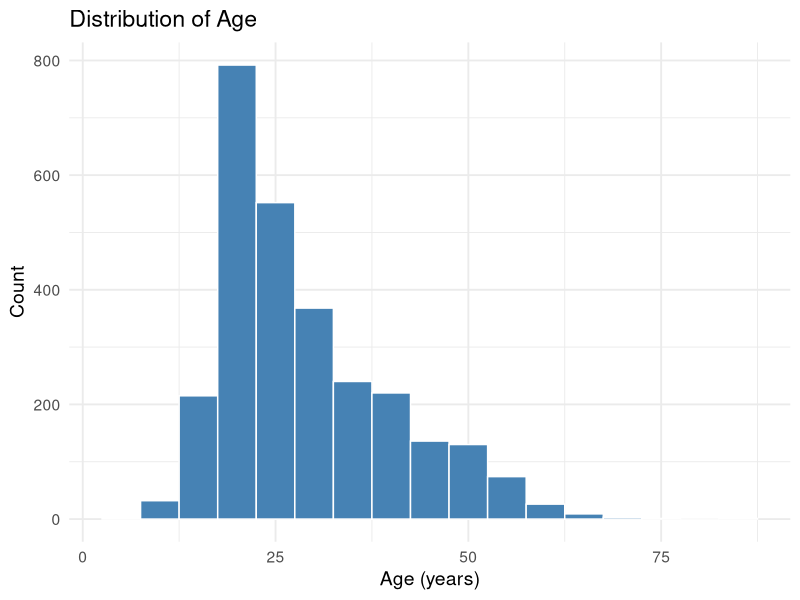
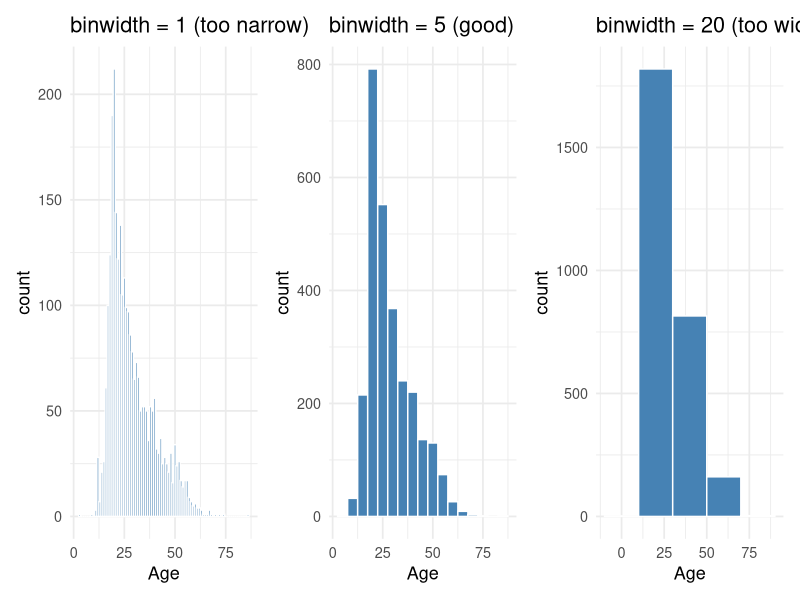
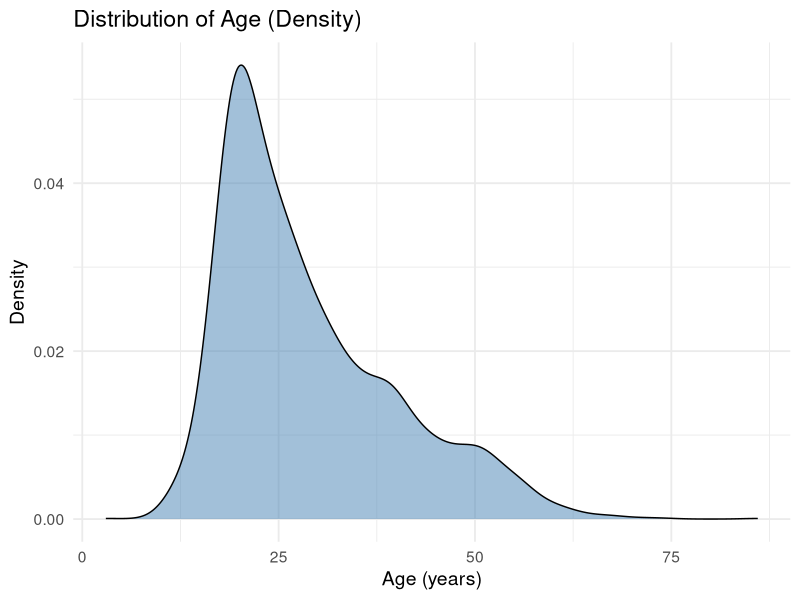
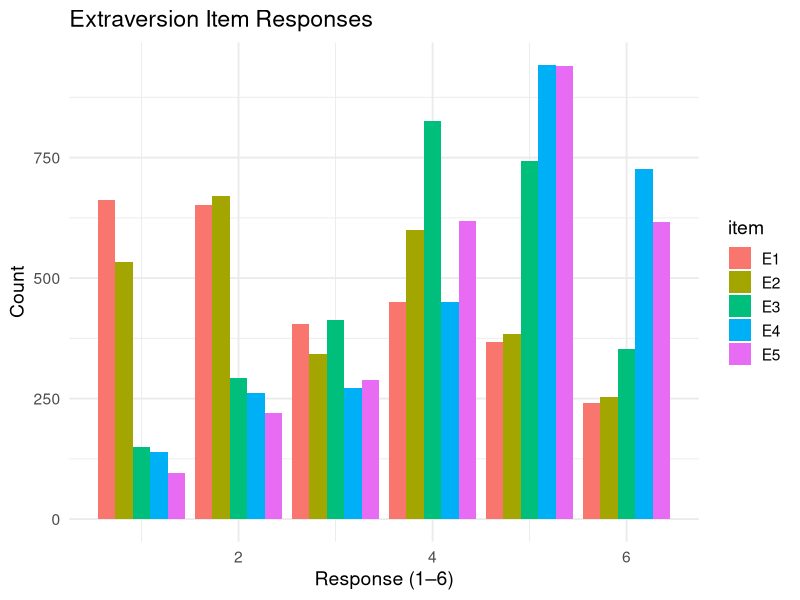
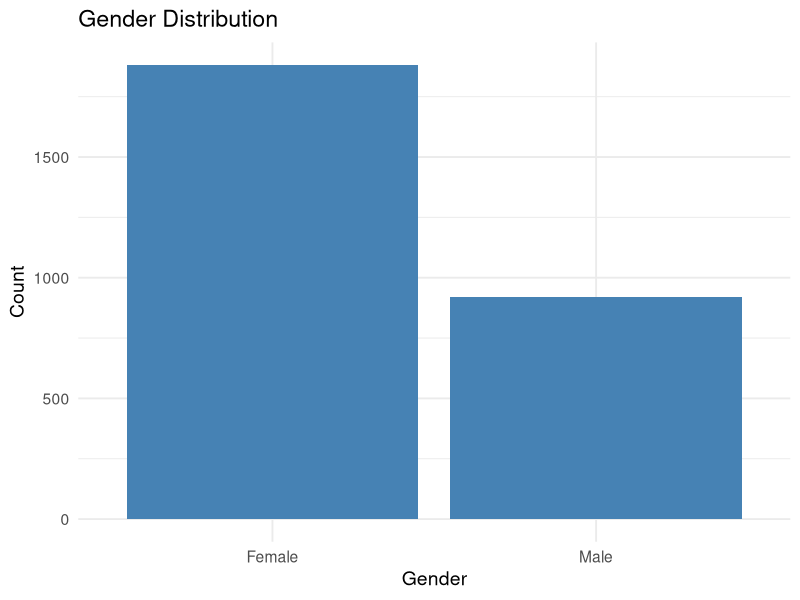
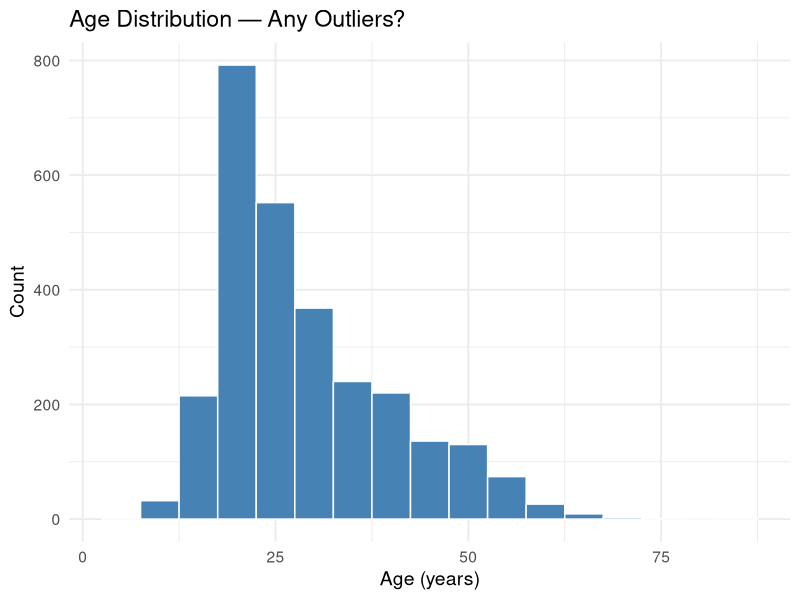
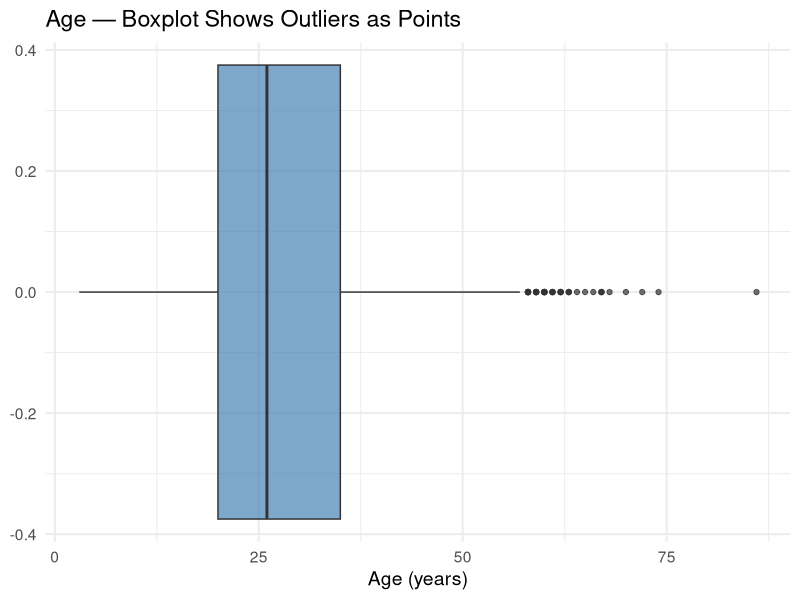
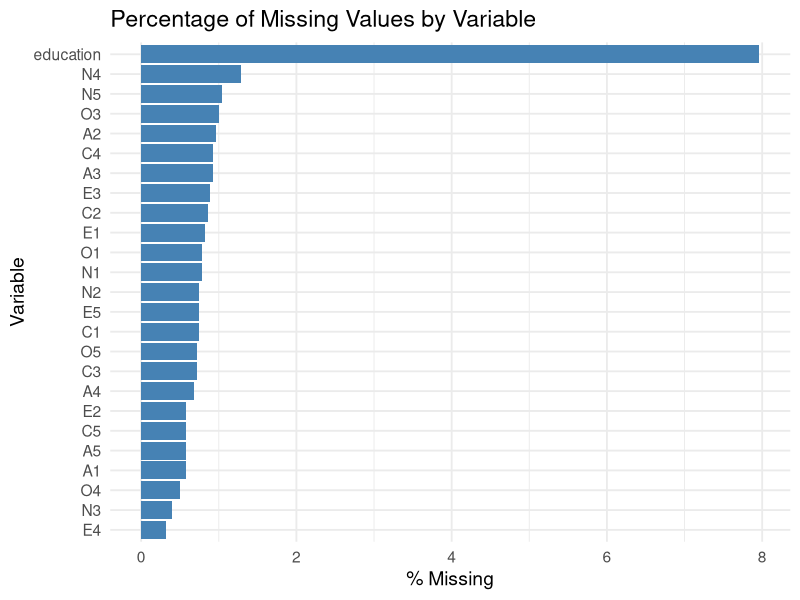

Reproduce these figures in R, in order.
## ---- chunk 1
#| include: false
library(tidyverse)
library(psych)

# Load the Big Five personality dataset — this is our EDA playground
data(bfi)
bfi <- as_tibble(bfi)
## ---- chunk 2
glimpse(bfi)
## ---- chunk 3
#| echo: false
tibble(
  Variable = c("A1–A5", "C1–C5", "E1–E5", "N1–N5", "O1–O5", "gender", "education", "age"),
  Description = c(
    "Agreeableness items (1–6 scale)",
    "Conscientiousness items (1–6 scale)",
    "Extraversion items (1–6 scale)",
    "Neuroticism items (1–6 scale)",
    "Openness items (1–6 scale)",
    "1 = male, 2 = female",
    "1–5 (HS incomplete through graduate)",
    "Age in years"
  )
) |> knitr::kable()
## ---- chunk 4
bfi |>
  select(age, gender, education) |>
  summary()
## ---- chunk 5
#| output-location: slide
#| fig-width: 10
#| fig-height: 5
bfi |>
  ggplot(aes(x = age)) +
  geom_histogram(binwidth = 5, fill = "steelblue", color = "white") +
  labs(
    title = "Distribution of Age",
    x = "Age (years)",
    y = "Count"
  ) +
  theme_minimal(base_size = 14)
## ---- chunk 6
#| echo: false
#| fig-width: 12
#| fig-height: 4
library(patchwork)

p1 <- bfi |> ggplot(aes(x = age)) +
  geom_histogram(binwidth = 1, fill = "steelblue", color = "white") +
  labs(title = "binwidth = 1 (too narrow)", x = "Age") +
  theme_minimal(base_size = 13)

p2 <- bfi |> ggplot(aes(x = age)) +
  geom_histogram(binwidth = 5, fill = "steelblue", color = "white") +
  labs(title = "binwidth = 5 (good)", x = "Age") +
  theme_minimal(base_size = 13)

p3 <- bfi |> ggplot(aes(x = age)) +
  geom_histogram(binwidth = 20, fill = "steelblue", color = "white") +
  labs(title = "binwidth = 20 (too wide)", x = "Age") +
  theme_minimal(base_size = 13)

p1 + p2 + p3
## ---- chunk 7
#| output-location: slide
#| fig-width: 10
#| fig-height: 5
bfi |>
  ggplot(aes(x = age)) +
  geom_density(fill = "steelblue", alpha = 0.5) +
  labs(
    title = "Distribution of Age (Density)",
    x = "Age (years)",
    y = "Density"
  ) +
  theme_minimal(base_size = 14)
## ---- chunk 8
#| output-location: slide
#| fig-width: 10
#| fig-height: 5
# All Extraversion items
bfi |>
  select(E1:E5) |>
  pivot_longer(everything(), names_to = "item", values_to = "response") |>
  ggplot(aes(x = response, fill = item)) +
  geom_bar(position = "dodge") +
  labs(
    title = "Extraversion Item Responses",
    x = "Response (1–6)",
    y = "Count"
  ) +
  theme_minimal(base_size = 14)
## ---- chunk 9
#| output-location: slide
#| fig-width: 8
#| fig-height: 5
bfi |>
  mutate(gender = ifelse(gender == 1, "Male", "Female")) |>
  ggplot(aes(x = gender)) +
  geom_bar(fill = "steelblue") +
  labs(
    title = "Gender Distribution",
    x = "Gender",
    y = "Count"
  ) +
  theme_minimal(base_size = 14)
## ---- chunk 10
# Counts
bfi |>
  mutate(gender = ifelse(gender == 1, "Male", "Female")) |>
  count(gender)
## ---- chunk 11
# Proportions
bfi |>
  mutate(gender = ifelse(gender == 1, "Male", "Female")) |>
  count(gender) |>
  mutate(proportion = round(n / sum(n), 3))
## ---- chunk 12
#| output-location: slide
#| fig-width: 10
#| fig-height: 5
bfi |>
  ggplot(aes(x = age)) +
  geom_histogram(binwidth = 5, fill = "steelblue", color = "white") +
  labs(
    title = "Age Distribution — Any Outliers?",
    x = "Age (years)",
    y = "Count"
  ) +
  theme_minimal(base_size = 14)
## ---- chunk 13
#| output-location: slide
#| fig-width: 10
#| fig-height: 4
bfi |>
  ggplot(aes(x = age)) +
  geom_boxplot(fill = "steelblue", alpha = 0.7) +
  labs(
    title = "Age — Boxplot Shows Outliers as Points",
    x = "Age (years)"
  ) +
  theme_minimal(base_size = 14)
## ---- chunk 14
# Find unusually old or young participants
bfi |>
  filter(age > 60) |>
  select(age, gender, education)
## ---- chunk 15
# How much missing data do we have?
bfi |>
  summarize(across(everything(), ~ sum(is.na(.)))) |>
  pivot_longer(everything(), names_to = "variable", values_to = "n_missing") |>
  arrange(desc(n_missing))
## ---- chunk 16
#| output-location: slide
#| fig-width: 10
#| fig-height: 5
bfi |>
  summarize(across(everything(), ~ mean(is.na(.)))) |>
  pivot_longer(everything(), names_to = "variable", values_to = "pct_missing") |>
  mutate(pct_missing = pct_missing * 100) |>
  filter(pct_missing > 0) |>
  arrange(desc(pct_missing)) |>
  ggplot(aes(x = reorder(variable, pct_missing), y = pct_missing)) +
  geom_col(fill = "steelblue") +
  coord_flip() +
  labs(
    title = "Percentage of Missing Values by Variable",
    x = "Variable",
    y = "% Missing"
  ) +
  theme_minimal(base_size = 14)
## ---- chunk 17
#| output-location: slide
#| fig-width: 10
#| fig-height: 6
# Education distribution — what does it look like?
bfi |>
  filter(!is.na(education)) |>
  mutate(education = factor(education, labels = c(
    "HS incomplete", "HS grad", "Some college",
    "College grad", "Graduate degree"
  ))) |>
  ggplot(aes(x = education)) +
  geom_bar(fill = "steelblue") +
  labs(
    title = "Education Level in the BFI Sample",
    x = "Education level",
    y = "Count"
  ) +
  theme_minimal(base_size = 14) +
  theme(axis.text.x = element_text(angle = 30, hjust = 1))
